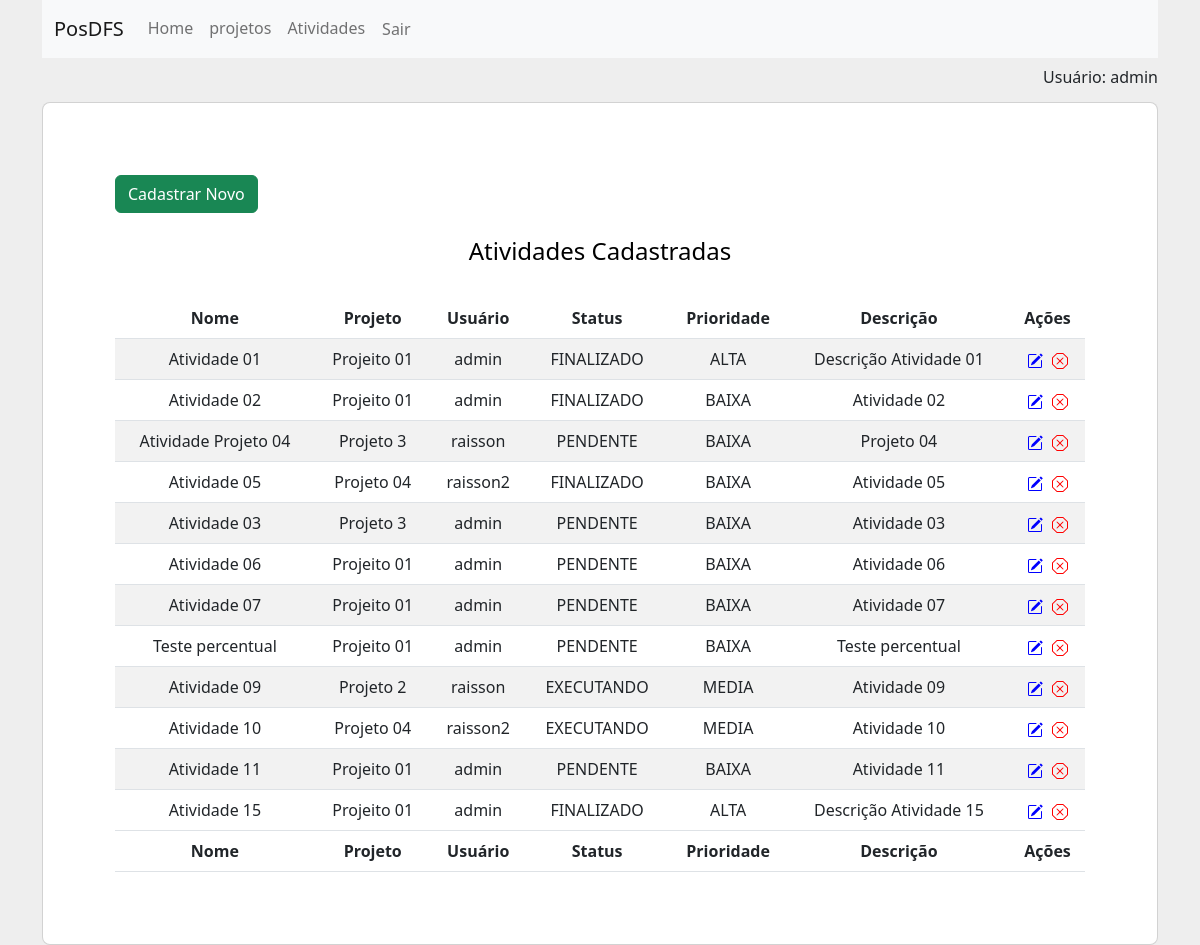
Page /atividades/ (signed in) on the earlier database version.
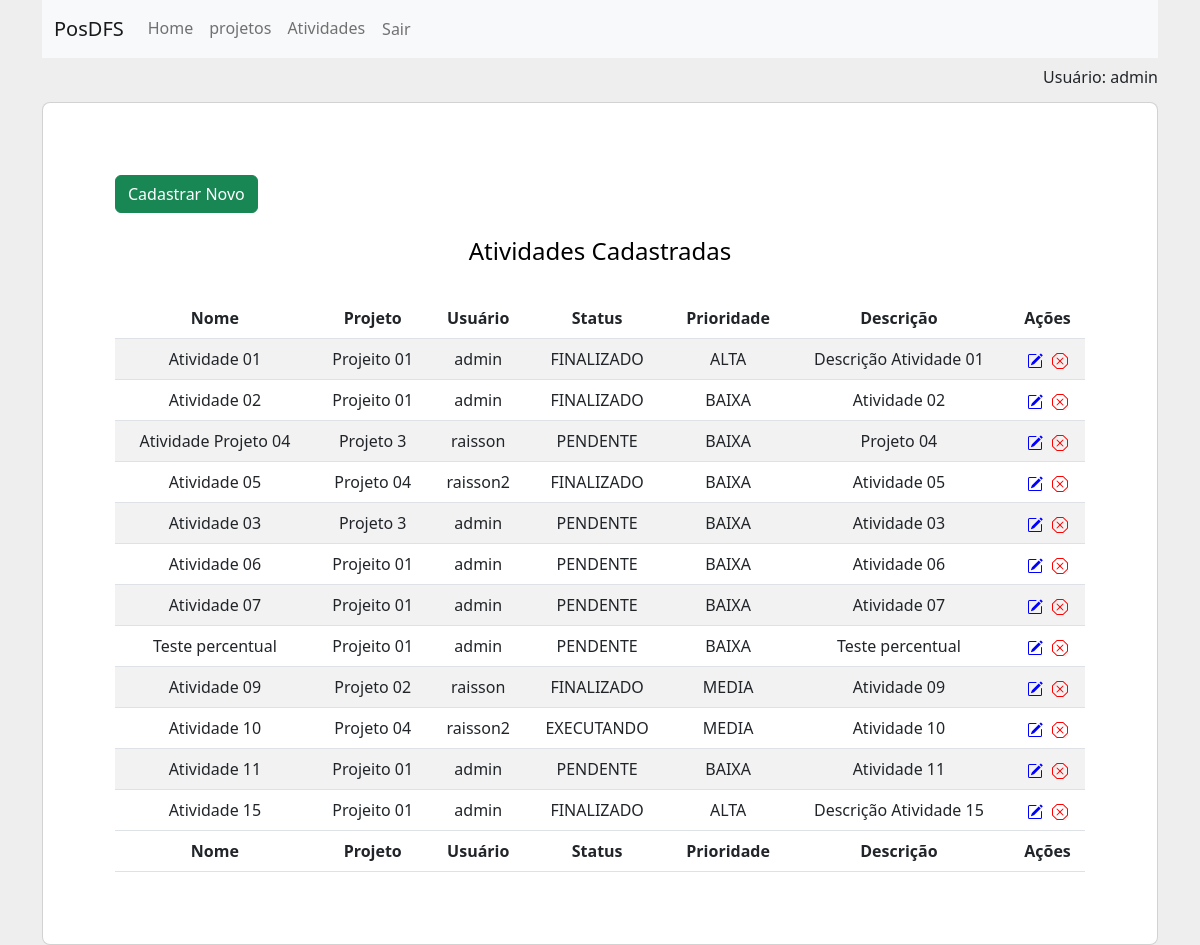
Same page on the later database version.
### app/models.py (models this page shows, shortened)
class Atividades(models.Model):
    projeto = models.ForeignKey(Projetos, on_delete=models.CASCADE, related_name='atividades')
    user = models.ForeignKey(User, on_delete=models.CASCADE, related_name='usuario')
    nome = models.CharField(max_length=200, blank=False, null=False, help_text='Informe o nome')
    prioridade = models.CharField(
        max_length=12,
        choices=TIPOS_PRIORIDADES,
        default='BAIXA',
    )
    STATUS = [
        ('PENDENTE', "PENDENTE"),
        ('EXECUTANDO', "EXECUTANDO"),
        ('FINALIZADO', "FINALIZADO"),
    ]
    status_atividade = models.CharField(
        max_length=12,
        choices=STATUS,
        default='PENDENTE',
    )
    descricao = models.TextField()

class Projetos(models.Model):
    nome = models.CharField(max_length=200, blank=False, null=False, help_text='Informe o nome')
    prioridade = models.CharField(
        max_length=12,
        choices=TIPOS_PRIORIDADES,
        default='BAIXA',
    )
    descricao = models.TextField()
    data_inicio = models.DateField()
    data_fim = models.DateField()
    def __str__(self):
        return self.nome

### app/views.py (the view)
# urls.py: path('atividades/', AtividadestCreateView.as_view(), name='projetos_api_list_create'),
@login_required
def atividades(request):
    dados = Atividades.objects.all()
    return render(request, 'atividades/atividades.html', {'dados': dados})

### app/templates/atividades/atividades.html (shortened to what this page needs)
{% extends 'base.html' %}
{% block content %}
<div class="container" id="containerProject"><br />
    <div class="row d-flex justify-content-center align-items-center h-100">
        <div class="col-xl-12">
            <div class="card rounded-3 text-black">
                <div class="row g-0">
                    <div class="col-lg-12">
                        <div class="card-body p-md-5 mx-md-4">
                            <a href="/atividadesform/" title="Adicionar"><button class='btn btn-success mt-4'
                                    type="submit">Cadastrar Novo</button></a><br /><br />
                            <center>
                                <h4>Atividades Cadastradas</h4>
                            </center>
                            <div class="col-md-12 m-auto pt-4 pb-2 text-center">
                                {% if dados|length > 0 %}
                                <table id="example" class="table table-striped" style="width:100%">
                                    <thead>
                                        <tr>
                                            <th>Nome</th>
                                            <th>Projeto</th>
                                            <th>Usuário</th>
                                            <th>Status</th>
                                            <th>Prioridade</th>
                                            <th>Descrição</th>
                                            <th>Ações</th>
                                        </tr>
                                    </thead>
                                    <tbody>
                                        {% for dado in dados %}
                                        <tr>
                                            <td>{{dado.nome}}</td>
                                            <td>{{dado.projeto}}</td>
                                            <td>{{dado.user}}</td>
                                            <td>{{dado.status_atividade}}</td>
                                            <td>{{dado.prioridade}}</td>
                                            <td>{{dado.descricao}}</td>
                                            <td>
                                                <a href="/atividadeseditar/{{dado.id}}/" title="Editar">
                                                    </a>
                                                <a href="/atividadesdeletar/{{dado.id}}/" title="Deletar"
                                                    style="margin-left:5px;">
                                                    </a>
                                            </td>
                                        </tr>
                                        {% endfor %}
                                    </tbody>
                                    <tfoot>
                                        <tr>
                                            <th>Nome</th>
                                            <th>Projeto</th>
                                            <th>Usuário</th>
                                            <th>Status</th>
                                            <th>Prioridade</th>
                                            <th>Descrição</th>
                                            <th>Ações</th>
                                        </tr>
                                    </tfoot>
                                </table>
                            </div>
                        </div>
                    </div>
                </div>
            </div>
        </div>
        {% endif %}
    </div>
    {% endblock %}

Differences in the rows shown:
changed Atividades "Atividade 09": projeto "Projeto 2" → "Projeto 02"; status_atividade "EXECUTANDO" → "FINALIZADO"
